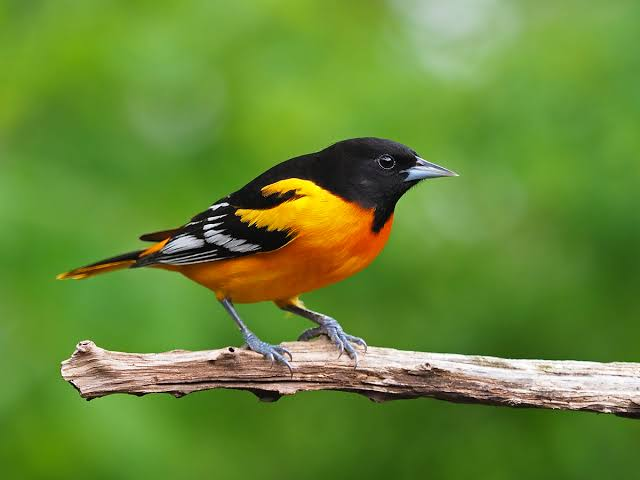
#> input picture bird.jpeg, 640 x 480 px, found by its file name
$ python watershed_segmenter.py
#> lines starting #> are read from the running program, lines starting #| are printed output that depends on the picture; after the words box and inside, x2 and y2 are one past the last pixel; in counts of white or black regions, pixels touching at a corner belong together
import numpy as np
import cv2
import heapq
import matplotlib.pyplot as plt
from collections import deque

# 1. Compute local minima as markers
def get_local_minima(gray):
    kernel = np.ones((3, 3), np.uint8)
    eroded = cv2.erode(gray, kernel)
    minima = (gray == eroded)
    return minima.astype(np.uint8)

# 2. Label each connected component (marker)
def label_markers(minima):
    num_labels, markers = cv2.connectedComponents(minima)
    return markers, num_labels

# 3. Watershed from scratch
def watershed_from_scratch(gray, markers):
    h, w = gray.shape
    # Constants
    WATERSHED = -1
    INIT = -2

    # Initialize label and visited map
    label_map = np.full((h, w), INIT, dtype=np.int32)
    label_map[markers > 0] = markers[markers > 0]

    # Priority queue for pixels: (intensity, y, x)
    pq = []

    # Populate queue with boundary of initial markers
    for y in range(h):
        for x in range(w):
            if markers[y, x] > 0:
                for dy in [-1, 0, 1]:
                    for dx in [-1, 0, 1]:
                        ny, nx = y + dy, x + dx
                        if 0 <= ny < h and 0 <= nx < w:
                            if markers[ny, nx] == 0 and label_map[ny, nx] == INIT:
                                heapq.heappush(pq, (gray[ny, nx], ny, nx))
                                label_map[ny, nx] = 0  # Mark as in queue

    # Flooding
    while pq:
        intensity, y, x = heapq.heappop(pq)

        neighbor_labels = set()
        for dy in [-1, 0, 1]:
            for dx in [-1, 0, 1]:
                ny, nx = y + dy, x + dx
                if 0 <= ny < h and 0 <= nx < w:
                    lbl = label_map[ny, nx]
                    if lbl > 0:
                        neighbor_labels.add(lbl)

        if len(neighbor_labels) == 1:
            label_map[y, x] = neighbor_labels.pop()
        elif len(neighbor_labels) > 1:
            label_map[y, x] = WATERSHED

        # Add unvisited neighbors to the queue
        for dy in [-1, 0, 1]:
            for dx in [-1, 0, 1]:
                ny, nx = y + dy, x + dx
                if 0 <= ny < h and 0 <= nx < w:
                    if label_map[ny, nx] == INIT:
                        heapq.heappush(pq, (gray[ny, nx], ny, nx))
                        label_map[ny, nx] = 0  # Mark as in queue

    return label_map

def generate_watershed(iamge_path):
    # Load grayscale image
    image = cv2.imread(iamge_path, cv2.IMREAD_GRAYSCALE)
    image = cv2.GaussianBlur(image, (5, 5), 0)
    minima = get_local_minima(image)
    markers, num_labels = label_markers(minima)
    result = watershed_from_scratch(image, markers)

    # Visualization
    output = np.zeros((image.shape[0], image.shape[1], 3), dtype=np.uint8)
    output[result == -1] = [255, 0, 0]  # Watershed lines in red
    output[result > 0] = [0, 255, 0]    # Segments in green
    output[markers > 0] = [0, 0, 255]   # Original minima in blue
    return image,output
if __name__ == "__main__":
    # Run the process
    # Load grayscale image
    image = cv2.imread("/home/akshat/projects/CSL7360_Project/bird.jpeg", cv2.IMREAD_GRAYSCALE)
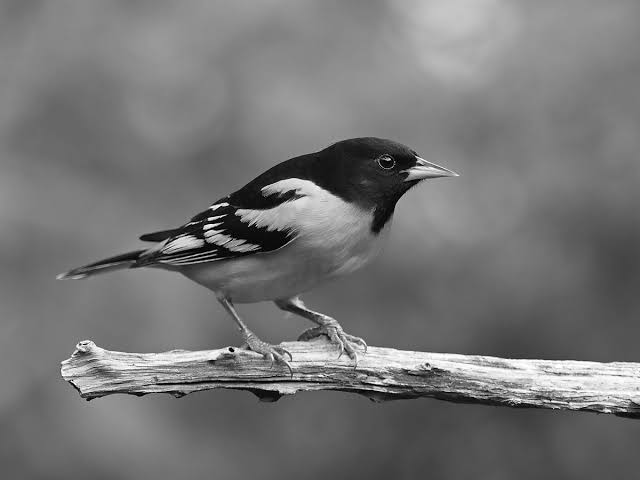
#> image: shape (480, 640); min 0, max 255, mean 117.5
    image = cv2.GaussianBlur(image, (5, 5), 0)
    minima = get_local_minima(image)
#> in get_local_minima, `eroded = cv2.erode(gray, kernel)`:
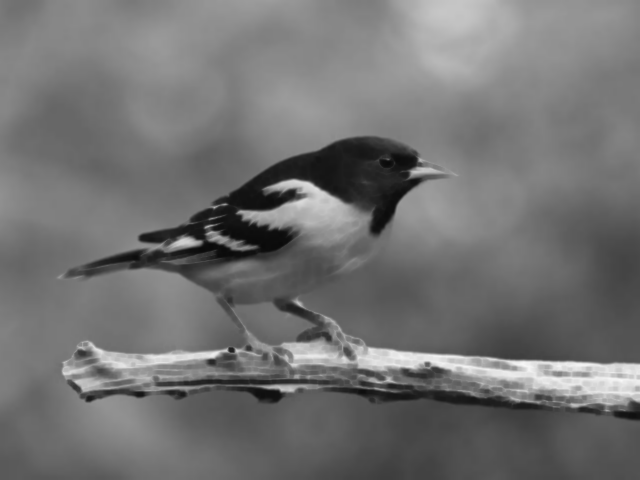
#> eroded: shape (480, 640); min 10, max 248, mean 114.1
#> in get_local_minima, `minima = (gray == eroded)`:
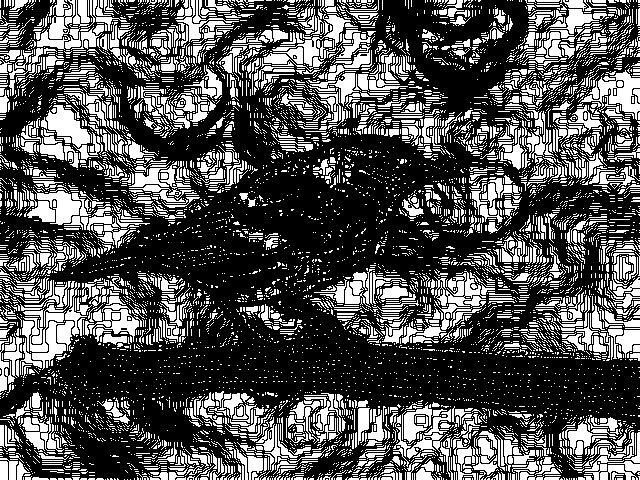
#> minima: shape (480, 640) bool; 32.4% white; 8068 white regions (6984 under 20 px), largest, box (x1, y1, x2, y2) and area: (580, 70, 640, 120) 1019, (46, 105, 90, 148) 942, (33, 189, 81, 225) 741
    markers, num_labels = label_markers(minima)
#> in label_markers, `num_labels, markers = cv2.connectedComponents(minima)`:
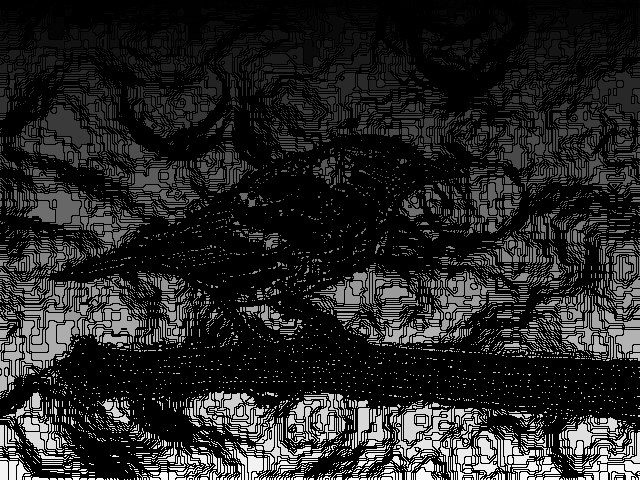
#> markers: shape (480, 640) int32; min 0, max 8068, mean 1235.4; drawn with min black and max white
#> in label_markers, `num_labels, markers = cv2.connectedComponents(minima)`: num_labels = 8069
#> num_labels = 8069
    result = watershed_from_scratch(image, markers)
#> the loop in watershed_from_scratch, `while pq:` made 207535 passes
#> (intensity, y, x) on passes 1 to 3: (11, 163, 387), (11, 240, 255), (11, 241, 255)
#> after the loop in watershed_from_scratch, `while pq:`:
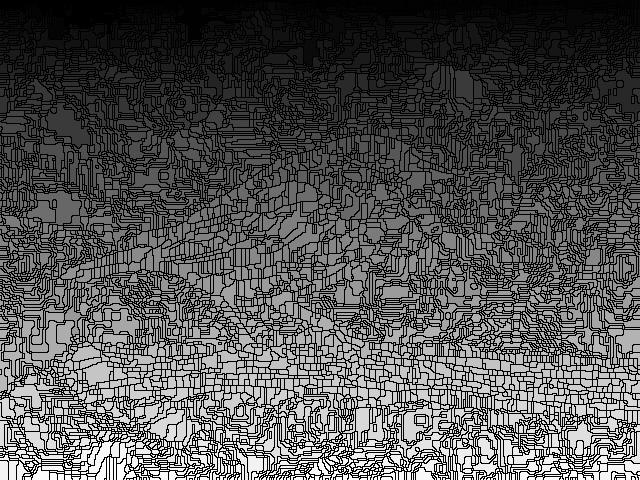
#> label_map: shape (480, 640) int32; min -1, max 8068, mean 2624.7; drawn with min black and max white

    # Visualization
    output = np.zeros((image.shape[0], image.shape[1], 3), dtype=np.uint8)
    output[result == -1] = [255, 0, 0]  # Watershed lines in red
    output[result > 0] = [0, 255, 0]    # Segments in green
    output[markers > 0] = [0, 0, 255]   # Original minima in blue


    # Save the original grayscale and the output image
    cv2.imwrite("original_grayscale.png", image)
    cv2.imwrite("watershed_output.png", output)
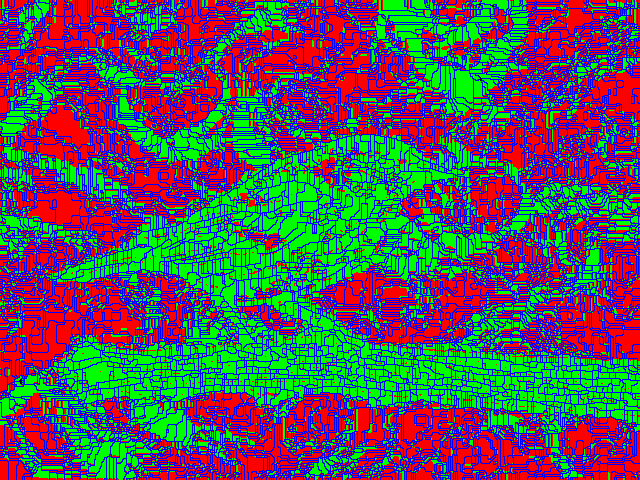
#> saved as watershed_output.png: shape (480, 640, 3); mean B, G, R 89.8, 82.1, 82.7

    print("Images saved as 'original_grayscale.png' and 'watershed_output.png'")
